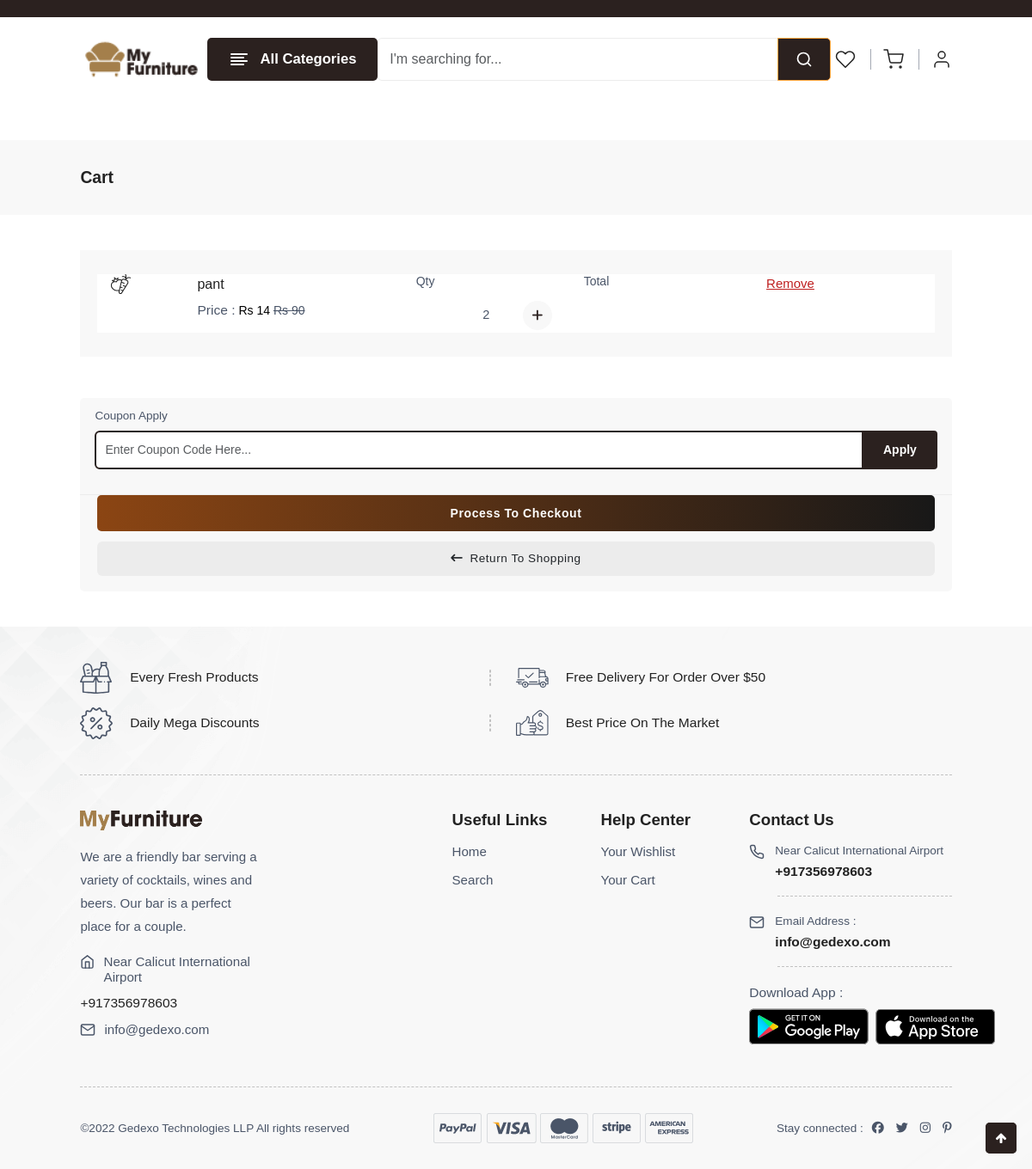
Before: /cart (signed in) with the older database file.
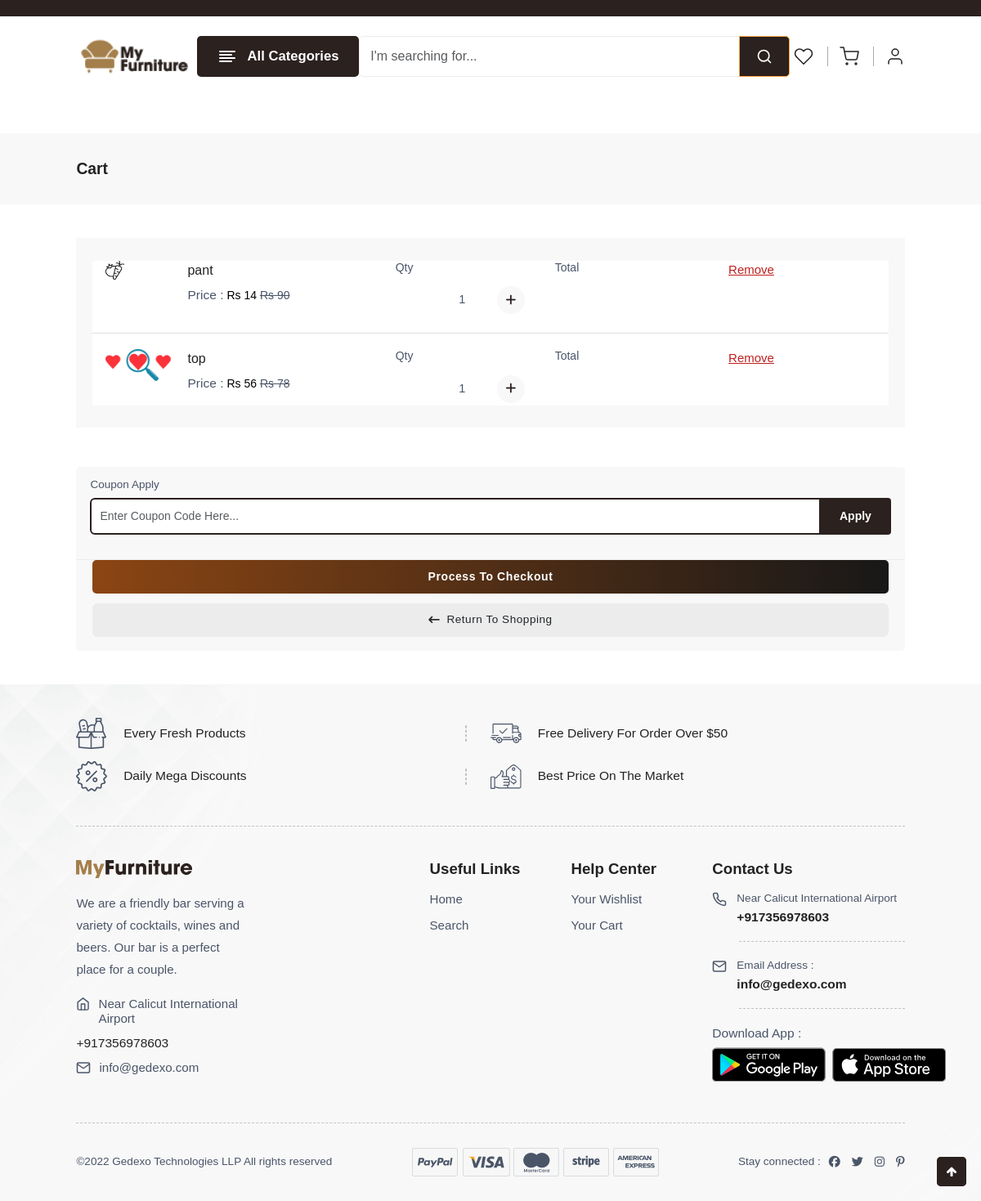
After: the same page with the newer database file.
### user/models.py (models this page shows, shortened)
class AddToCart(models.Model):
    user = models.ForeignKey(Customer, on_delete=models.CASCADE, null=True, blank = True)
    product = models.ForeignKey(Product,on_delete=models.CASCADE)
    added_date = models.DateTimeField(auto_now_add=True)
    quantity=models.IntegerField(null=True, default=1 )
    total = models.IntegerField(null=True)

class Product(models.Model):
    product = models.CharField(max_length = 150)
    image = VersatileImageField(upload_to="products/", null=True)
    category = models.ForeignKey(Category, on_delete=models.CASCADE,null=True, blank=True)
    subcategory = models.ForeignKey(SubCategory, on_delete=models.CASCADE,null=True, blank=True)
    price = models.IntegerField()
    offer_price = models.IntegerField(null=True, blank=True)
    quantity = models.IntegerField(default = 0)
    description = models.CharField(max_length = 250)
    is_top_save_today= models.BooleanField(default = False,null=True, blank=True)
    is_best_seller = models.BooleanField(default = False,null=True, blank=True)
    sub_image1 = VersatileImageField(upload_to="products/", null=True, blank=True)
    sub_image2 = VersatileImageField(upload_to="products/", null=True, blank=True)
    sub_image3 = VersatileImageField(upload_to="products/", null=True, blank=True)

### user/views.py (the view)
# urls.py: path("cart", views.viewcart, name="viewcart"),
@csrf_exempt
def viewcart(request):
    if request.user.is_authenticated:
        if request.user:
            print(request.user)
            my_p = Customer.objects.get(user=request.user)
            sub_total = AddToCart.objects.filter(user__user=(request.user)).aggregate(Sum('total'))
            carted_item = AddToCart.objects.filter(user=my_p)
            context= {
                'carted_item':carted_item,
                'sub_total':sub_total,
            }
            return render(request,'web/cart.html',context)
        else:
            messages.warning(request,"Login to Continue")
            return redirect('user:login')
    else:
            messages.warning(request,"Login to Continue")
            return redirect('user:login')

### user/context_processors.py (called while the page is built)
def main_context(request):
    headerflash = HeaderFlash.objects.last()
    categories = Category.objects.all()
    subcategories = SubCategory.objects.all()
    products = Product.objects.all()
    user = request.user
    print(user)
    if request.user.is_anonymous:
        return {
            "headerflash": headerflash,
            "categories": categories,
            "subcategories": subcategories,
            "products": products,
            "status":0
            }
    else:
        return {
            "headerflash": headerflash,
            "categories": categories,
            "subcategories": subcategories,
            "products": products,
            "status":1
            }

### user/models.py (called while the page is built)
    def get_absolute_url(self):
        return reverse_lazy("user:shop", kwargs={"id": self.id})

    def get_subcategories(self):
        return SubCategory.objects.filter(category=self)

### templates/web/cart.html (shortened to what the changed rows need)
{% extends 'web/partials/base.html' %}
{% load static %}
{% block content %}
    <section class="breadscrumb-section pt-0">
        <div class="container-fluid-lg">
            <div class="row">
                <div class="col-12">
                    <div class="breadscrumb-contain">
                        <h2>Cart</h2>
                    </div>
                </div>
            </div>
        </div>
    </section>
    <section class="cart-section section-b-space">
        <div class="container-fluid-lg">
            <div class="row g-sm-5 g-3">
                <div class="col-xxl-9">
                    <div class="cart-table">
                        <div class="table-responsive-xl">
                            <table class="table">
                                <tbody>
                                    {% for item in carted_item %}
                                    <tr class="product-box-contain">
                                        <td class="product-detail">
                                            <div class="product border-0">
                                                <a href="{% url 'user:shop' item.product.id %}" class="product-image">
                                                    <img src="{{item.product.image.url}}"
                                                        class="img-fluid blur-up lazyload" alt="">
                                                </a>
                                                <div class="product-detail">
                                                    <ul>
                                                        <li class="name">
                                                            <a href="{% url 'user:shop' item.product.id %}">{{item.product.product}}</a>
                                                        </li>
                                                        <li>
                                                            <h5 class="text-content d-inline-block">Price :</h5>
                                                            <span>Rs {{item.product.offer_price}}</span>
                                                            <del class="text-content">Rs {{item.product.price}}</del></h5>
                                                        </li>
                                                    </ul>
                                                </div>
                                            </div>
                                        </td>
                                        <td class="quantity">
                                            <h4 class="table-title text-content">Qty</h4>
                                            <div class="add-to-cart-box bg-white">
                                                <button class="btn btn-add-cart addcart-button">{{item.quantity}}
                                                    <i class="fa-solid fa-plus bg-gray"></i></button>
                                            </div>
                                        </td>
                                        <td class="subtotal">
                                            <h4 class="table-title text-content" >Total</h4>
                                        </td>
                                        <td class="save-remove">
                                            <a class="remove close_button" href="{% url 'user:deletefromcart' item.id %}">Remove</a>
                                        </td>
                                    </tr>
                                    {% endfor %}
                                </tbody>
                            </table>
                        </div>
                    </div>
                </div>
            </div>
        </div>
    </section>
</body>
</html>
{% endblock %}

Changed rows visible on the page:
changed AddToCart "pant": quantity "2" → "1"
added AddToCart: product.image (picture), product.product "top", product.offer_price "56", product.price "78", quantity "1"
